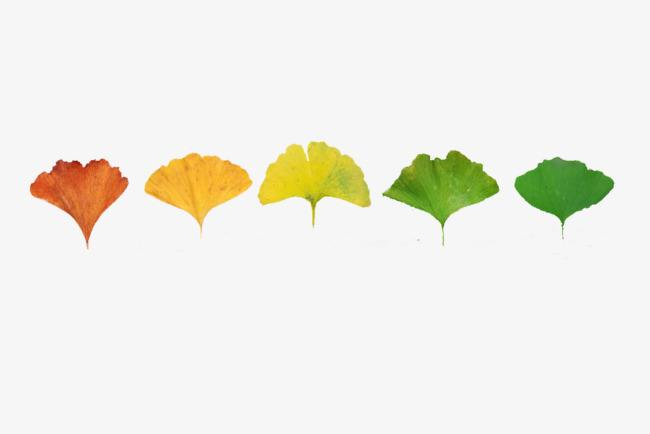
#> input picture data/b.png, 650 x 434 px, found by its file name
$ python 5.3.py   (older library calls are emulated)
#> lines starting #> are read from the running program, lines starting #| are printed output that depends on the picture; after the words box and inside, x2 and y2 are one past the last pixel; in counts of white or black regions, pixels touching at a corner belong together
#encoding：utf-8
import numpy as np
import cv2
#   读 取 图 片
img = cv2.imread('/home/gzb/PycharmProjects/homework/data/b.png')  # 直接读为灰度图像
#> img is the input picture: shape (434, 650, 3); mean B, G, R 229.8, 238.8, 239.9
#   缩小图像10倍(因为我的图片太大，所以要缩小10倍方便看看效果)
height, width = img.shape[:2]
#> height = 434; width = 650
size = (int(width * 0.1), int(height * 0.1))  # bgr
#> size = (65, 43)
img = cv2.resize(img, size, interpolation=cv2.INTER_AREA)
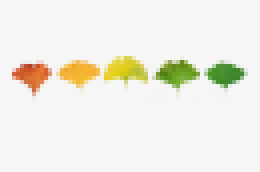
#> img: shape (43, 65, 3) (shown 4 times larger); mean B, G, R 229.8, 238.8, 239.9
#BGR转化为HSV
HSV=cv2.cvtColor(img,cv2.COLOR_BGR2HSV)
#> HSV: shape (43, 65, 3); mean H, S, V 5.9, 15.3, 241.8
cv2.imshow("imageHSV",HSV)
cv2.imshow('image',img)
color = [
    ([0, 80,0], [255, 100, 255])  ]
# 蓝色范围~这个是我自己试验的范围，可根据实际情况自行调整~注意：数值按[b,g,r]排布
# 如果color中定义了几种颜色区间，都可以分割出来
for (lower, upper) in color:
    # 创建NumPy数组
    lower = np.array(lower, dtype="uint8")  # 颜色下限
    upper = np.array(upper, dtype="uint8")  # 颜色上限
    # 根据阈值找到对应颜色
    mask = cv2.inRange(HSV, lower, upper)    #查找处于范围区间的
    mask = 255-mask                          #留下铝材区域
    output = cv2.bitwise_and(img, img, mask=mask)    #获取铝材区域
    #bgroutput = cv2.cvtColor(output,cv2.COLOR_HSV2BGR)
    # 展示图片
    cv2.imshow("images", np.hstack([img, output]))
    im2, contours, hierarchy = cv2.findContours(mask, cv2.RETR_EXTERNAL, cv2.CHAIN_APPROX_SIMPLE)
    print(mask.shape)
    #print(mask[0])
    print(len(contours))
    cv2.drawContours(img, contours, -1, (0, 0, 255), 1)
    for i in contours:
        print(cv2.contourArea(i))  # 计算缺陷区域面积
        x, y, w, h = cv2.boundingRect(i)  # 画矩形框
        cv2.rectangle(img, (x, y), (x + w, y + h), (0, 255, 0), 1)
    #cv.imwrite(show_result_path, match_img_color)
    cv2.imshow("detect",img)
    cv2.imshow("chanle", img)
    cv2.waitKey(0)
#> this loop made 1 pass
#> contours on pass 1: [[[0, 0], [0, 42], [64, 42], [64, 0]]]
#| 1
#> pass 1, `mask = cv2.inRange(HSV, lower, upper)`:
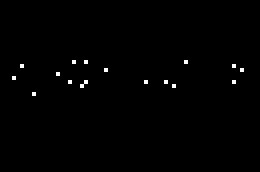
#> mask: shape (43, 65) (shown 4 times larger); 0.61% white in thin lines or dots, all inside (x1, y1, x2, y2) = (3, 15, 61, 24)
#> pass 1, `cv2.imshow("images", np.hstack([img, output]))`:
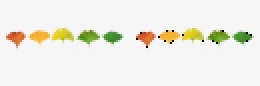
#> window 'images': shape (43, 130, 3) (shown 2 times larger); mean B, G, R 229.4, 238.2, 239.3
#> after the loop:
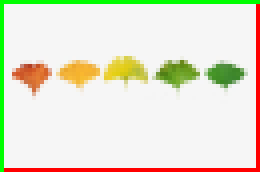
#> img: shape (43, 65, 3) (shown 4 times larger); 7.58% of pixels changed, all inside (x1, y1, x2, y2) = (0, 0, 65, 43)
cv2.waitKey(0)

$ run again, with data/4.1.jpeg saved as data/b.png
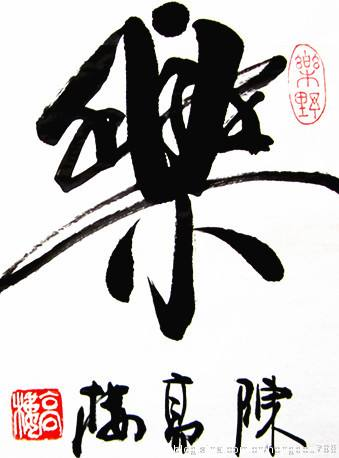
#> input picture data/4.1.jpeg, 339 x 458 px, found by its file name
#> img is the input picture: shape (458, 339, 3); mean B, G, R 187, 187.6, 189.8
#> HSV: shape (45, 33, 3); mean H, S, V 24.6, 6.1, 190
#> the loop `for (lower, upper) in color:` made 1 pass
#> contours on pass 1: [[[0, 0], [0, 44], [32, 44], [32, 0]]]
#> (printed output is left out)
#> pass 1, `mask = cv2.inRange(HSV, lower, upper)`:
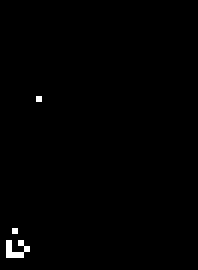
#> mask: shape (45, 33) (shown 6 times larger); 0.61% white in thin lines or dots, all inside (x1, y1, x2, y2) = (1, 16, 7, 43)
#> after the loop `for (lower, upper) in color:`:
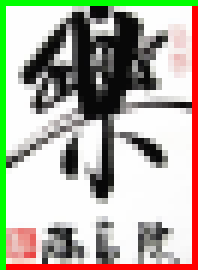
#> img: shape (45, 33, 3) (shown 6 times larger); mean B, G, R 162.3, 176.2, 178
